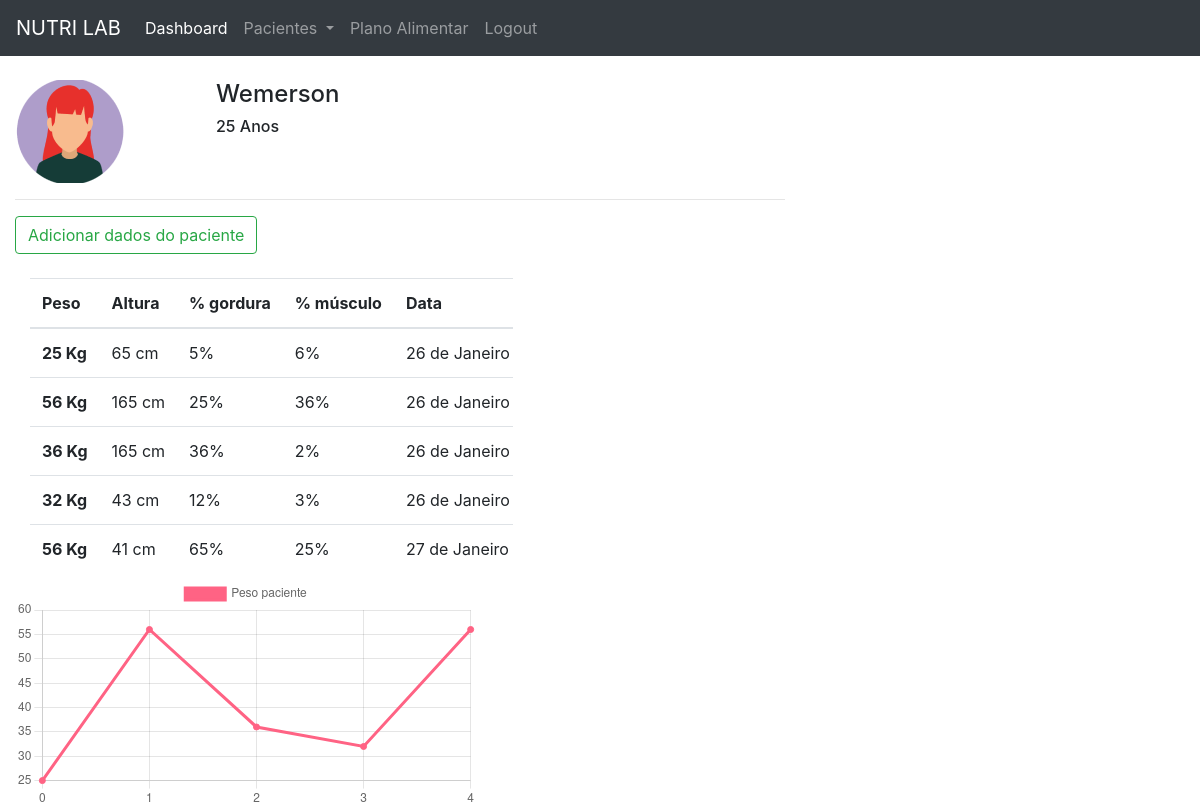
/dados_paciente/2/ (signed in), run on the app's committed database.
### plataforma/models.py (models this page shows, shortened)
class Pacientes(models.Model):
    choices_sexo = (('F', 'Feminino'),
                    ('M', 'Maculino'))
    nome = models.CharField(max_length=50)
    sexo = models.CharField(max_length=1, choices=choices_sexo)
    idade = models.CharField(max_length=19)
    email = models.EmailField()
    telefone = models.CharField(max_length=19)
    nutri = models.ForeignKey(User, on_delete=models.CASCADE)

class DadosPaciente(models.Model):
    paciente = models.ForeignKey(Pacientes, on_delete=models.CASCADE)
    data = models.DateTimeField()
    peso = models.IntegerField()
    altura = models.IntegerField()
    percentual_gordura = models.IntegerField()
    percentual_musculo = models.IntegerField()
    colesterol_hdl = models.IntegerField()
    colesterol_ldl = models.IntegerField()
    colesterol_total = models.IntegerField()
    trigliceridios = models.IntegerField()

### plataforma/views.py (the view, shortened to what this page needs)
# urls.py: path('dados_paciente/', views.dados_paciente_listar, name='dados_paciente_listar'),
@login_required(login_url='/auth/logar/')
def dados_paciente(request, id):
    paciente = get_object_or_404(Pacientes, id=id)
    if not paciente.nutri == request.user:
        messages.add_message(request, constants.ERROR, 'Esse paciente não é seu')
        return redirect('/dados_paciente/')
    if request.method == "GET":
        dados_paciente = DadosPaciente.objects.filter(paciente=paciente)
        return render(request, 'dados_paciente.html', {'paciente': paciente, 'dados_paciente': dados_paciente})

### plataforma/templates/dados_paciente.html (shortened to what this page needs)
{% extends 'base_plataforma.html' %}
{% load static %}
{% block 'plataforma' %}
    <br>
    <div class="row">
        <div class="col-md-3">
            <img src="{% static 'plataforma/img/perfil1.png' %}">
        </div>
        <div class="col-md-3 dados descricao">
            <h4>{{paciente.nome}}</h4>
            <h6>{{paciente.idade}} Anos</h6>
        </div>
    </div>
    <hr>
    <button type="button" class="btn btn-outline-success" data-toggle="modal" data-target="#modal">
        Adicionar dados do paciente
    </button>
    <br>
    <br>
    <div class="container">
        <div class="row">
            <div class="col-md-8">
                <div class="scrollable">
                    <table class="table table-hover">
                        <thead>
                            <tr>
                            <th scope="col">Peso</th>
                            <th scope="col">Altura</th>
                            <th scope="col">% gordura</th>
                            <th scope="col">% músculo</th>
                            <th scope="col">Data</th>
                            </tr>
                        </thead>
                        <tbody>
                            {% for dado in dados_paciente %}
                                <tr>
                                    <th scope="row">{{dado.peso}} Kg</th>
                                    <td>{{dado.altura}} cm</td>
                                    <td>{{dado.percentual_gordura}}%</td>
                                    <td>{{dado.percentual_musculo}}%</td>
                                    <td>{{dado.data}}</td>
                                </tr>
                            {% endfor %}
                        </tbody>
                    </table>
                </div>
            </div>
        </div>
    </div>
    <div style="width: 60%;">
        <canvas id="myChart"></canvas>
    </div>
    <script>
        fetch("/grafico_peso/{{paciente.id}}/",{
            method: 'POST',
        }).then(function(result){
            return result.json()
        }).then(function(data_paciente){
            const data = {
                labels: data_paciente['labels'],
                datasets: [{
                label: 'Peso paciente',
                backgroundColor: 'rgb(255, 99, 132)',
                borderColor: 'rgb(255, 99, 132)',
                data: data_paciente['peso'],
                }]
            };
            const config = {
                type: 'line',
                data: data,
                options: {}
            };
            const myChart = new Chart(
                document.getElementById('myChart'),
                config
            );
        })
    </script>
{% endblock%}

### templates/static/plataforma/css/style.css (style rules this page uses)
.dados { font-weight: bold; }
.descricao { margin-left: -12%; }
@media (max-width: 1300px) { .descricao { margin-left: 1px; } }

### templates/static/plataforma/css/plano_alimentar.css (style rules this page uses)
.scrollable { height: 300px; overflow: scroll; white-space: nowrap; }

### data on the page
Pacientes: nome "Wemerson", idade "25"
DadosPaciente: peso "25", altura "65", percentual_gordura "5", percentual_musculo "6", data "26 de Janeiro…"
DadosPaciente: peso "56", altura "165", percentual_gordura "25", percentual_musculo "36", data "26 de Janeiro…"
DadosPaciente: peso "36", altura "165", percentual_gordura "36", percentual_musculo "2", data "26 de Janeiro…"
DadosPaciente: peso "32", altura "43", percentual_gordura "12", percentual_musculo "3", data "26 de Janeiro…"
DadosPaciente: peso "56", altura "41", percentual_gordura "65", percentual_musculo "25", data "27 de Janeiro…"
